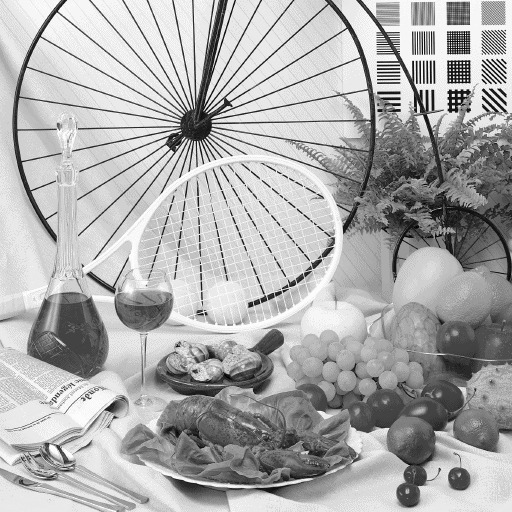
#> input picture grayImg.bmp, 512 x 512 px
$ python Problem1D.py
#> lines starting #> are read from the running program, lines starting #| are printed output that depends on the picture; after the words box and inside, x2 and y2 are one past the last pixel; in counts of white or black regions, pixels touching at a corner belong together
import imageio as iio
import numpy as np
import matplotlib.pyplot as plt

# Load image
img = iio.imread("grayImg.bmp")
#> img is the input picture: shape (512, 512, 3); min 0, max 252, mean 173.2
#array
histogram = np.zeros(256)
size = 512 - 1

# compute histogram
for i in range(size):
    for j in range(size):
        intensity = img[i][j]
        histogram[intensity] += 1
#> after the loop, histogram = 256 values, max 30901 at index 218, min 0 at index 1, mean 1020

threshold = 128

binaryImage = (img > threshold) * 255
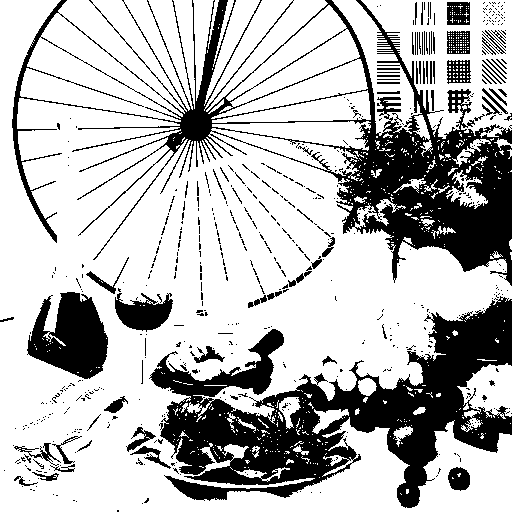
#> binaryImage: shape (512, 512, 3) int64; 72.6% white; 575 black regions (492 under 20 px), largest, box (x1, y1, x2, y2) and area: (149, 296, 512, 508) 30202, (12, 0, 512, 286) 27694, (27, 292, 108, 379) 4580

# Plot histogram manually
plt.figure(figsize=(10, 5))
plt.subplot(2,2,3)
plt.bar(range(256), histogram, width=1, color='gray')
plt.title("Histogram")
plt.xlabel("Pixel Intensity")
plt.ylabel("Frequency")

plt.subplot(2,2,1)
plt.title("Image")
plt.imshow(img, cmap='grey')
plt.subplot(2,2,2)
plt.title("Threshold Image")
plt.imshow(binaryImage, cmap='grey')
plt.show()
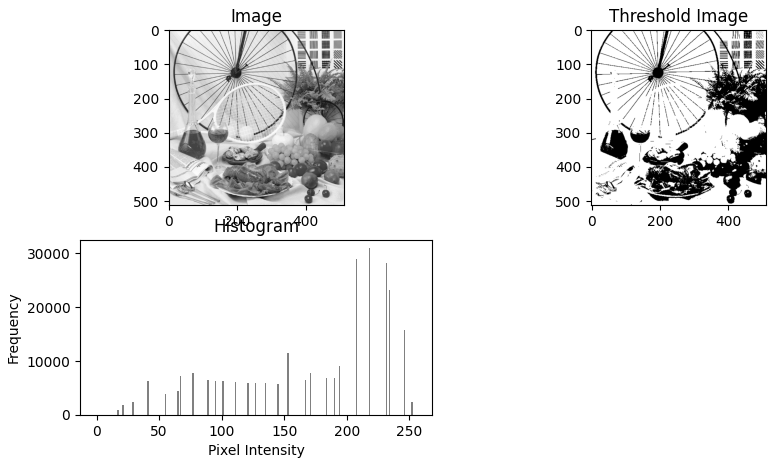
#> figure drawn by matplotlib, 3 panels; panel 1: tallest bar 30901 high, from x = 217.5 to 218.5
